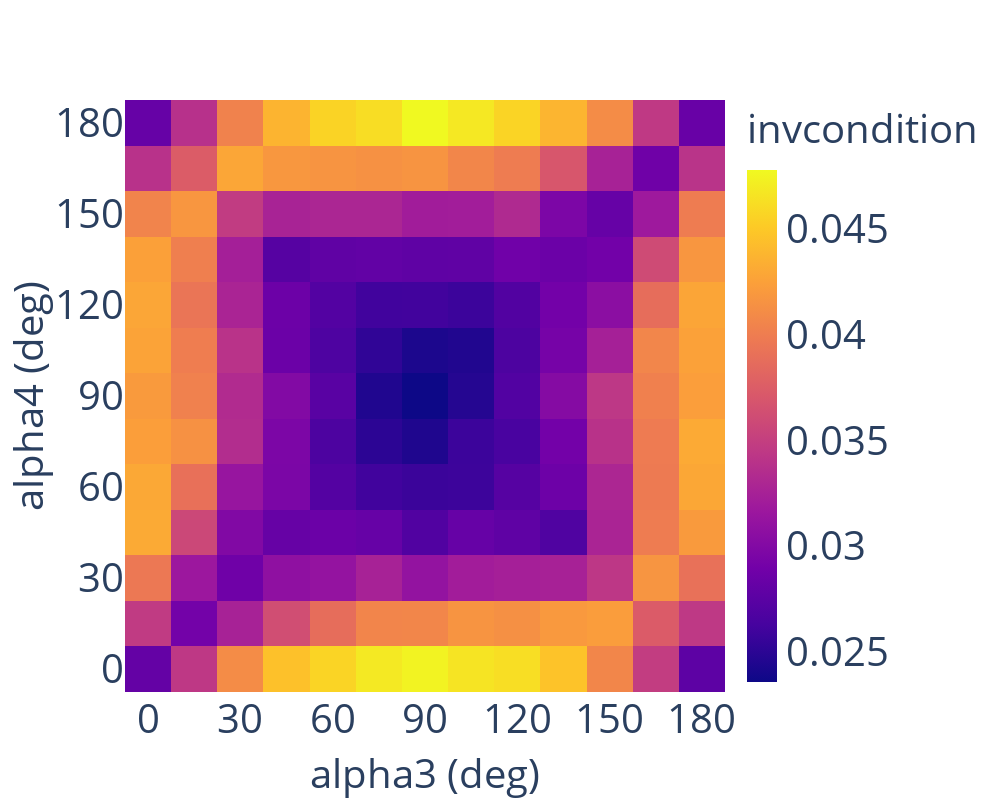
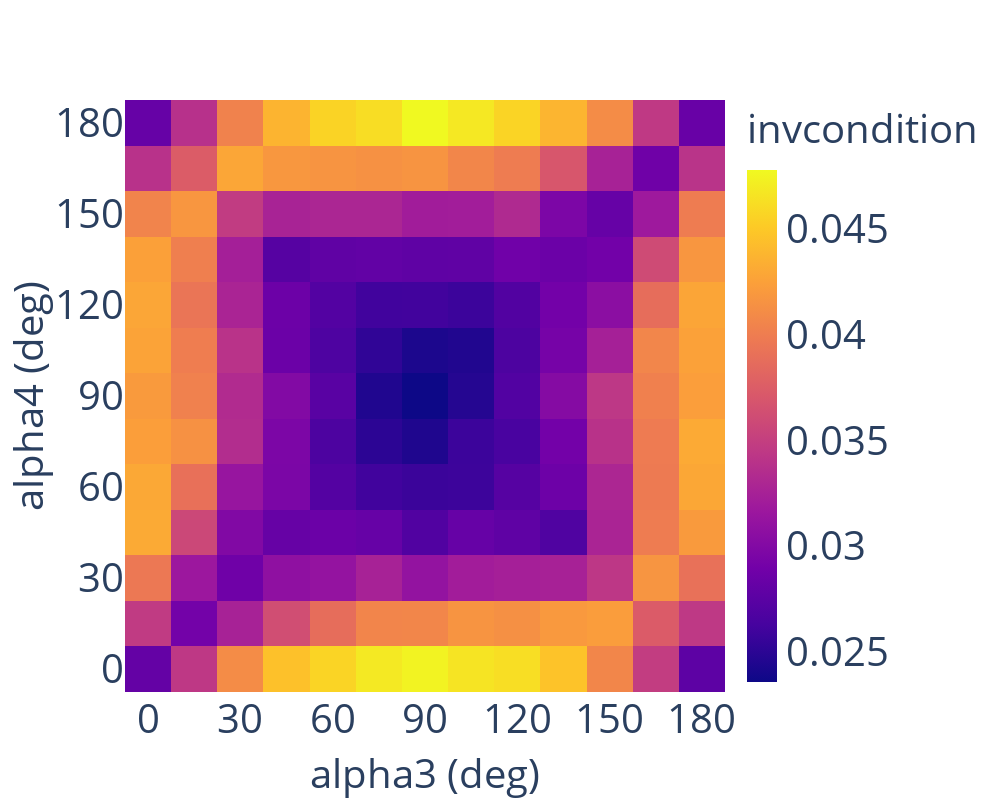

Here is the notebook cell these charts were saved with, in order:
### Code cell
plot_global_index_results(
    alpha_list_deg3=alpha3_list * 180 / np.pi,
    alpha_list_deg4=alpha4_list * 180 / np.pi,
    res_mat=result_matrix,
    plot_type="heatmap",
    method="invcondition",
    axes="all",
    isSave=False,
    step=step*2,
)

### Figure 1 — Plotly figure (JSON) as saved in the notebook; plotly's stock layout.template omitted (floating-point values rounded to 4 significant figures; data arrays with more than 128 entries replaced by an {"elided": "..."} marker saying what was removed)
{"data": [{"colorbar": {"tickfont": {"size": 40}, "title": {"font": {"size": 40}, "text": "invcondition"}}, "type": "heatmap", "x": [0.0, 15.0, 30.0, 45.0, 60.0, 75.0, 90.0, 105.0, 120.0, 135.0, 150.0, 165.0, 180.0], "y": [0.0, 15.0, 30.0, 45.0, 60.0, 75.0, 90.0, 105.0, 120.0, 135.0, 150.0, 165.0, 180.0], "z": {"elided": "13x13 float values"}}], "layout": {"autosize": true, "height": 800, "width": 1000, "xaxis": {"dtick": 30, "tickfont": {"size": 40}, "title": {"font": {"size": 40}, "text": "alpha3 (deg)"}}, "yaxis": {"dtick": 30, "tickfont": {"size": 40}, "title": {"font": {"size": 40}, "text": "alpha4 (deg)"}}}}

### Figure 2 — Plotly figure (JSON) as saved in the notebook; plotly's stock layout.template omitted (floating-point values rounded to 4 significant figures; data arrays with more than 128 entries replaced by an {"elided": "..."} marker saying what was removed)
{"data": [{"colorbar": {"tickfont": {"size": 40}, "title": {"font": {"size": 40}, "text": "invcondition"}}, "type": "heatmap", "x": [0.0, 15.0, 30.0, 45.0, 60.0, 75.0, 90.0, 105.0, 120.0, 135.0, 150.0, 165.0, 180.0], "y": [0.0, 15.0, 30.0, 45.0, 60.0, 75.0, 90.0, 105.0, 120.0, 135.0, 150.0, 165.0, 180.0], "z": {"elided": "13x13 float values"}}], "layout": {"autosize": true, "height": 800, "width": 1000, "xaxis": {"dtick": 30, "tickfont": {"size": 40}, "title": {"font": {"size": 40}, "text": "alpha3 (deg)"}}, "yaxis": {"dtick": 30, "tickfont": {"size": 40}, "title": {"font": {"size": 40}, "text": "alpha4 (deg)"}}}}
